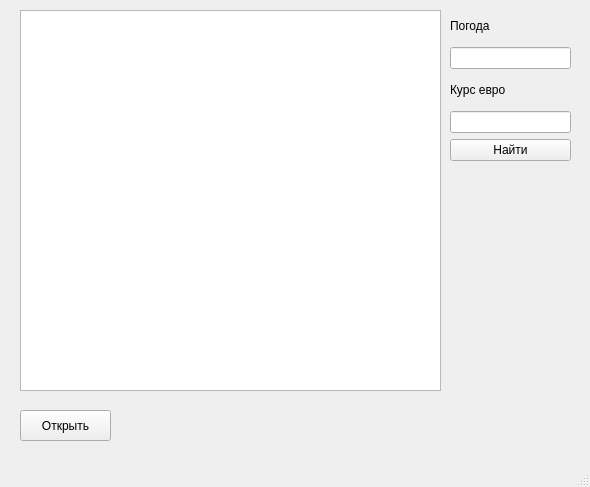
<?xml version="1.0" encoding="UTF-8"?>
<ui version="4.0">
 <class>MainWindow</class>
 <widget class="QMainWindow" name="MainWindow">
  <property name="geometry">
   <rect>
    <x>0</x>
    <y>0</y>
    <width>590</width>
    <height>487</height>
   </rect>
  </property>
  <property name="windowTitle">
   <string>MainWindow</string>
  </property>
  <widget class="QWidget" name="centralwidget">
   <widget class="QPlainTextEdit" name="plainTextEdit">
    <property name="geometry">
     <rect>
      <x>20</x>
      <y>10</y>
      <width>421</width>
      <height>381</height>
     </rect>
    </property>
   </widget>
   <widget class="QWidget" name="verticalLayoutWidget">
    <property name="geometry">
     <rect>
      <x>450</x>
      <y>10</y>
      <width>121</width>
      <height>151</height>
     </rect>
    </property>
    <layout class="QVBoxLayout" name="verticalLayout">
     <item>
      <widget class="QLabel" name="label">
       <property name="text">
        <string>Погода</string>
       </property>
      </widget>
     </item>
     <item>
      <widget class="QLineEdit" name="weatherLineEdit"/>
     </item>
     <item>
      <widget class="QLabel" name="label_2">
       <property name="text">
        <string>Курс евро</string>
       </property>
      </widget>
     </item>
     <item>
      <widget class="QLineEdit" name="EuroLineEdit"/>
     </item>
     <item>
      <widget class="QPushButton" name="FindButton">
       <property name="text">
        <string>Найти</string>
       </property>
      </widget>
     </item>
    </layout>
   </widget>
   <widget class="QPushButton" name="OpenButton">
    <property name="geometry">
     <rect>
      <x>20</x>
      <y>410</y>
      <width>91</width>
      <height>31</height>
     </rect>
    </property>
    <property name="text">
     <string>Открыть</string>
    </property>
   </widget>
  </widget>
  <widget class="QMenuBar" name="menubar">
   <property name="geometry">
    <rect>
     <x>0</x>
     <y>0</y>
     <width>590</width>
     <height>20</height>
    </rect>
   </property>
  </widget>
  <widget class="QStatusBar" name="statusbar"/>
 </widget>
 <resources/>
 <connections/>
</ui>
